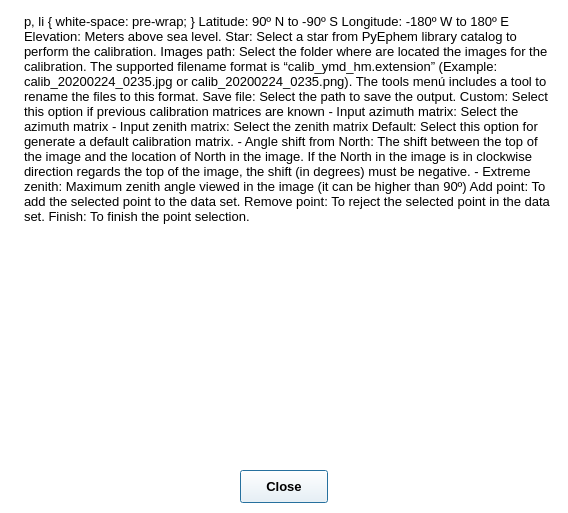
<?xml version="1.0" encoding="UTF-8"?>
<ui version="4.0">
 <class>help_auto</class>
 <widget class="QDialog" name="help_auto">
  <property name="geometry">
   <rect>
    <x>0</x>
    <y>0</y>
    <width>568</width>
    <height>513</height>
   </rect>
  </property>
  <property name="font">
   <font>
    <family>Arial</family>
   </font>
  </property>
  <property name="windowTitle">
   <string>Identify star (automatic mode) - Help</string>
  </property>
  <property name="windowIcon">
   <iconset resource="../img/resource.qrc">
    <normaloff>:/img/logo_app-64.png</normaloff>:/img/logo_app-64.png</iconset>
  </property>
  <property name="styleSheet">
   <string notr="true">background-color: rgb(255, 255, 255)</string>
  </property>
  <widget class="QTextBrowser" name="help_manual">
   <property name="geometry">
    <rect>
     <x>20</x>
     <y>10</y>
     <width>541</width>
     <height>451</height>
    </rect>
   </property>
   <property name="font">
    <font>
     <family>Arial</family>
     <pointsize>10</pointsize>
    </font>
   </property>
   <property name="frameShape">
    <enum>QFrame::NoFrame</enum>
   </property>
   <property name="frameShadow">
    <enum>QFrame::Plain</enum>
   </property>
   <property name="lineWidth">
    <number>0</number>
   </property>
   <property name="html">
    <string>&lt;!DOCTYPE HTML PUBLIC &quot;-//W3C//DTD HTML 4.0//EN&quot; &quot;http://www.w3.org/TR/REC-html40/strict.dtd&quot;&gt;
&lt;html&gt;&lt;head&gt;&lt;meta name=&quot;qrichtext&quot; content=&quot;1&quot; /&gt;&lt;style type=&quot;text/css&quot;&gt;
p, li { white-space: pre-wrap; }
&lt;/style&gt;&lt;/head&gt;&lt;body style=&quot; font-family:'Arial'; font-size:10pt; font-weight:400; font-style:normal;&quot;&gt;
&lt;p style=&quot; margin-top:0px; margin-bottom:0px; margin-left:0px; margin-right:0px; -qt-block-indent:0; text-indent:0px;&quot;&gt;&lt;span style=&quot; font-size:9pt; font-weight:600;&quot;&gt;Latitude:&lt;/span&gt;&lt;span style=&quot; font-size:9pt;&quot;&gt; 90º N to -90º S&lt;/span&gt;&lt;/p&gt;
&lt;p style=&quot;-qt-paragraph-type:empty; margin-top:0px; margin-bottom:0px; margin-left:0px; margin-right:0px; -qt-block-indent:0; text-indent:0px;&quot;&gt;&lt;br /&gt;&lt;/p&gt;
&lt;p style=&quot; margin-top:0px; margin-bottom:0px; margin-left:0px; margin-right:0px; -qt-block-indent:0; text-indent:0px;&quot;&gt;&lt;span style=&quot; font-size:9pt; font-weight:600;&quot;&gt;Longitude:&lt;/span&gt;&lt;span style=&quot; font-size:9pt;&quot;&gt; -180º W to 180º E&lt;/span&gt;&lt;/p&gt;
&lt;p style=&quot;-qt-paragraph-type:empty; margin-top:0px; margin-bottom:0px; margin-left:0px; margin-right:0px; -qt-block-indent:0; text-indent:0px; font-size:9pt;&quot;&gt;&lt;br /&gt;&lt;/p&gt;
&lt;p style=&quot; margin-top:0px; margin-bottom:0px; margin-left:0px; margin-right:0px; -qt-block-indent:0; text-indent:0px;&quot;&gt;&lt;span style=&quot; font-size:9pt; font-weight:600;&quot;&gt;Elevation:&lt;/span&gt;&lt;span style=&quot; font-size:9pt;&quot;&gt; Meters above sea level.&lt;/span&gt;                    &lt;/p&gt;
&lt;p style=&quot;-qt-paragraph-type:empty; margin-top:0px; margin-bottom:0px; margin-left:0px; margin-right:0px; -qt-block-indent:0; text-indent:0px;&quot;&gt;&lt;br /&gt;&lt;/p&gt;
&lt;p style=&quot; margin-top:0px; margin-bottom:0px; margin-left:0px; margin-right:0px; -qt-block-indent:0; text-indent:0px;&quot;&gt;&lt;span style=&quot; font-size:9pt; font-weight:600;&quot;&gt;Star:&lt;/span&gt;&lt;span style=&quot; font-size:9pt;&quot;&gt; Select a star from PyEphem library catalog to perform the calibration.&lt;/span&gt;                    &lt;/p&gt;
&lt;p style=&quot;-qt-paragraph-type:empty; margin-top:0px; margin-bottom:0px; margin-left:0px; margin-right:0px; -qt-block-indent:0; text-indent:0px;&quot;&gt;&lt;br /&gt;&lt;/p&gt;
&lt;p style=&quot; margin-top:0px; margin-bottom:0px; margin-left:0px; margin-right:0px; -qt-block-indent:0; text-indent:0px;&quot;&gt;&lt;span style=&quot; font-size:9pt; font-weight:600;&quot;&gt;Images path:&lt;/span&gt;&lt;span style=&quot; font-size:9pt;&quot;&gt; Select the folder where are located the images for the calibration. The supported filename format is “calib_ymd_hm.extension” (Example: calib_20200224_0235.jpg or calib_20200224_0235.png). The tools menú includes a tool to rename the files to this format.&lt;/span&gt;&lt;/p&gt;
&lt;p style=&quot;-qt-paragraph-type:empty; margin-top:0px; margin-bottom:0px; margin-left:0px; margin-right:0px; -qt-block-indent:0; text-indent:0px; font-size:9pt;&quot;&gt;&lt;br /&gt;&lt;/p&gt;
&lt;p style=&quot; margin-top:0px; margin-bottom:0px; margin-left:0px; margin-right:0px; -qt-block-indent:0; text-indent:0px;&quot;&gt;&lt;span style=&quot; font-size:9pt; font-weight:600;&quot;&gt;Save file:&lt;/span&gt;&lt;span style=&quot; font-size:9pt;&quot;&gt; Select the path to save the output.&lt;/span&gt;&lt;/p&gt;
&lt;p style=&quot;-qt-paragraph-type:empty; margin-top:0px; margin-bottom:0px; margin-left:0px; margin-right:0px; -qt-block-indent:0; text-indent:0px; font-size:9pt;&quot;&gt;&lt;br /&gt;&lt;/p&gt;
&lt;p style=&quot; margin-top:0px; margin-bottom:0px; margin-left:0px; margin-right:0px; -qt-block-indent:0; text-indent:0px;&quot;&gt;&lt;span style=&quot; font-size:9pt; font-weight:600;&quot;&gt;Custom:&lt;/span&gt;&lt;span style=&quot; font-size:9pt;&quot;&gt; Select this option if previous calibration matrices are known&lt;/span&gt;&lt;/p&gt;
&lt;p style=&quot; margin-top:0px; margin-bottom:0px; margin-left:0px; margin-right:0px; -qt-block-indent:0; text-indent:0px;&quot;&gt;&lt;span style=&quot; font-size:9pt; font-weight:600;&quot;&gt;    - Input azimuth matrix:&lt;/span&gt;&lt;span style=&quot; font-size:9pt;&quot;&gt; Select the azimuth matrix&lt;/span&gt;&lt;/p&gt;
&lt;p style=&quot; margin-top:0px; margin-bottom:0px; margin-left:0px; margin-right:0px; -qt-block-indent:0; text-indent:0px;&quot;&gt;&lt;span style=&quot; font-size:9pt; font-weight:600;&quot;&gt;    - Input zenith matrix:&lt;/span&gt;&lt;span style=&quot; font-size:9pt;&quot;&gt; Select the zenith matrix&lt;/span&gt;&lt;/p&gt;
&lt;p style=&quot;-qt-paragraph-type:empty; margin-top:0px; margin-bottom:0px; margin-left:0px; margin-right:0px; -qt-block-indent:0; text-indent:0px; font-size:9pt;&quot;&gt;&lt;br /&gt;&lt;/p&gt;
&lt;p style=&quot; margin-top:0px; margin-bottom:0px; margin-left:0px; margin-right:0px; -qt-block-indent:0; text-indent:0px;&quot;&gt;&lt;span style=&quot; font-size:9pt; font-weight:600;&quot;&gt;Default:&lt;/span&gt;&lt;span style=&quot; font-size:9pt;&quot;&gt; Select this option for generate a default calibration matrix.&lt;/span&gt;&lt;/p&gt;
&lt;p style=&quot; margin-top:0px; margin-bottom:0px; margin-left:0px; margin-right:0px; -qt-block-indent:0; text-indent:0px;&quot;&gt;&lt;span style=&quot; font-size:9pt; font-weight:600;&quot;&gt;    - Angle shift from North:&lt;/span&gt;&lt;span style=&quot; font-size:9pt;&quot;&gt; The shift between the top of the image and the location of North in the image. If the North in the image is in clockwise direction regards the top of the image, the shift (in degrees) must be negative.&lt;/span&gt;&lt;/p&gt;
&lt;p style=&quot; margin-top:0px; margin-bottom:0px; margin-left:0px; margin-right:0px; -qt-block-indent:0; text-indent:0px;&quot;&gt;&lt;span style=&quot; font-size:9pt; font-weight:600;&quot;&gt;    - Extreme zenith:&lt;/span&gt;&lt;span style=&quot; font-size:9pt;&quot;&gt; Maximum zenith angle viewed in the image (it can be higher than 90º)&lt;/span&gt;&lt;/p&gt;
&lt;p style=&quot;-qt-paragraph-type:empty; margin-top:0px; margin-bottom:0px; margin-left:0px; margin-right:0px; -qt-block-indent:0; text-indent:0px; font-size:9pt;&quot;&gt;&lt;br /&gt;&lt;/p&gt;
&lt;p style=&quot; margin-top:0px; margin-bottom:0px; margin-left:0px; margin-right:0px; -qt-block-indent:0; text-indent:0px;&quot;&gt;&lt;span style=&quot; font-size:9pt; font-weight:600;&quot;&gt;Add point:&lt;/span&gt;&lt;span style=&quot; font-size:9pt;&quot;&gt; To add the selected point to the data set.&lt;/span&gt;&lt;/p&gt;
&lt;p style=&quot; margin-top:0px; margin-bottom:0px; margin-left:0px; margin-right:0px; -qt-block-indent:0; text-indent:0px;&quot;&gt;                    &lt;/p&gt;
&lt;p style=&quot; margin-top:0px; margin-bottom:0px; margin-left:0px; margin-right:0px; -qt-block-indent:0; text-indent:0px;&quot;&gt;&lt;span style=&quot; font-size:9pt; font-weight:600;&quot;&gt;Remove point:&lt;/span&gt;&lt;span style=&quot; font-size:9pt;&quot;&gt; To reject the selected point in the data set.&lt;/span&gt;&lt;/p&gt;
&lt;p style=&quot;-qt-paragraph-type:empty; margin-top:0px; margin-bottom:0px; margin-left:0px; margin-right:0px; -qt-block-indent:0; text-indent:0px; font-size:9pt;&quot;&gt;&lt;br /&gt;&lt;/p&gt;
&lt;p style=&quot; margin-top:0px; margin-bottom:0px; margin-left:0px; margin-right:0px; -qt-block-indent:0; text-indent:0px;&quot;&gt;&lt;span style=&quot; font-size:9pt; font-weight:600;&quot;&gt;Finish:&lt;/span&gt;&lt;span style=&quot; font-size:9pt;&quot;&gt; To finish the point selection.&lt;/span&gt;&lt;/p&gt;&lt;/body&gt;&lt;/html&gt;</string>
   </property>
  </widget>
  <widget class="QPushButton" name="close_btn">
   <property name="geometry">
    <rect>
     <x>240</x>
     <y>470</y>
     <width>88</width>
     <height>33</height>
    </rect>
   </property>
   <property name="font">
    <font>
     <pointsize>10</pointsize>
     <weight>75</weight>
     <bold>true</bold>
    </font>
   </property>
   <property name="text">
    <string>Close</string>
   </property>
  </widget>
 </widget>
 <resources>
  <include location="../img/resource.qrc"/>
 </resources>
 <connections/>
</ui>
